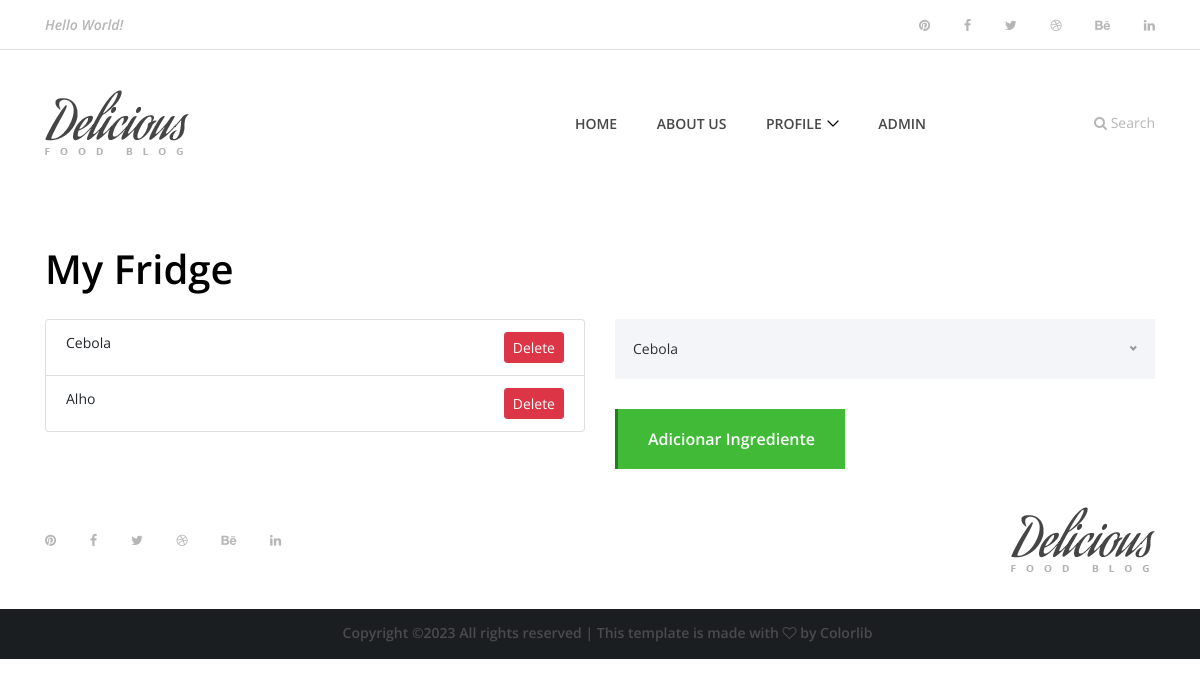
The page /fridge/ (signed in) on the database as committed earlier.
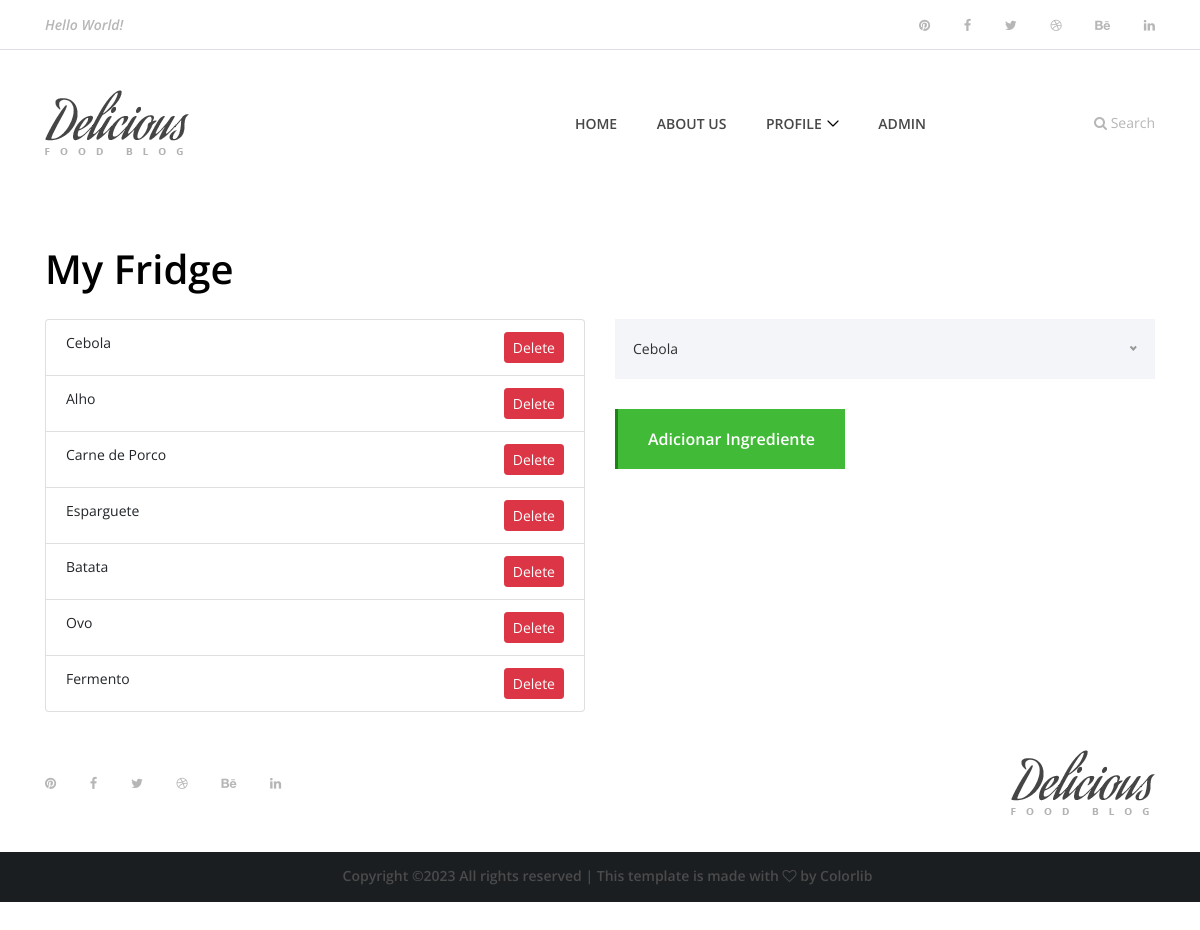
The same page on the database as committed later.
### app/models.py (models this page shows, shortened)
class Frigorifico(models.Model):
    user = models.ForeignKey(User, on_delete=models.CASCADE)
    ingredient = models.ForeignKey(Ingrediente, on_delete=models.CASCADE)
    data = models.DateField()
    checklist = models.BooleanField()
    updated = models.DateTimeField(auto_now=True)
    created = models.DateTimeField(auto_now_add=True)

class Ingrediente(models.Model):
    nome = models.CharField(max_length=255)
    categoria = models.ForeignKey(CategoriaIngrediente, on_delete=models.SET_NULL, null=True)
    icon = models.CharField(max_length=255,null=True, blank=True)
    calorias = models.IntegerField(null=True, blank=True)

### app/views.py (the view)
# urls.py: path('fridge/', views.fridge, name ="fridge"),
def fridge(request):
    user = request.user  # Obtém o usuário logado
    frigorifico_itens = Frigorifico.objects.filter(user=user)
    ingredients = Ingrediente.objects.all()
    form = FridgeForm()  # Crie uma instância do formulário FridgeForm
    context = {'frigorifico_itens': frigorifico_itens, 'ingredients': ingredients, 'form': form}
    return render(request, 'fridge.html', context)

### app/templates/fridge.html (shortened to what this page needs)
{% extends 'main.html' %}
{% block content %}
<div class="container">
    <h1 class="mt-5">My Fridge</h1>
    <div class="row mt-4">
        <div class="col-lg-6">
            <ul class="list-group">
                {% for item in frigorifico_itens %}
                <li class="list-group-item">
                    {{ item.ingredient.nome }}
                    <a href="{% url 'delete_item' item.id %}" class="btn btn-danger btn-sm float-right">Delete</a>
                </li>
                {% empty %}
                <li class="list-group-item">Your fridge is empty.</li>
                {% endfor %}
            </ul>
        </div>
        <div class="col-lg-6">
            <form method="post" action="{% url 'add_ingredient_to_fridge' %}">
                <button type="submit" class="btn delicious-btn mt-30">Adicionar Ingrediente</button>
            </form>
        </div>
    </div>
</div>
{% endblock content %}

### app/templates/main.html (shortened to what this page needs)
{% load static %}
<head>
    <link rel="stylesheet" type="text/css" href="{% static 'style.css' %}">
</head>
<body>
    <div class="search-wrapper">
        <div class="container">
            <div class="row">
                <div class="col-12">
                </div>
            </div>
        </div>
    </div>
    <header class="header-area">
        <div class="top-header-area">
            <div class="container h-100">
                <div class="row h-100 align-items-center justify-content-between">
                    <div class="col-12 col-sm-6">
                        <div class="breaking-news">
                            <div id="breakingNewsTicker" class="ticker">
                                <ul>
                                    <li><a href="#">Hello World!</a></li>
                                </ul>
                            </div>
                        </div>
                    </div>
                    <div class="col-12 col-sm-6">
                        <div class="top-social-info text-right">
                            <a href="#"><i class="fa fa-pinterest" aria-hidden="true"></i></a>
                            <a href="#"><i class="fa fa-facebook" aria-hidden="true"></i></a>
                            <a href="#"><i class="fa fa-twitter" aria-hidden="true"></i></a>
                            <a href="#"><i class="fa fa-dribbble" aria-hidden="true"></i></a>
                            <a href="#"><i class="fa fa-behance" aria-hidden="true"></i></a>
                            <a href="#"><i class="fa fa-linkedin" aria-hidden="true"></i></a>
                        </div>
                    </div>
                </div>
            </div>
        </div>
        <div class="delicious-main-menu">
            <div class="classy-nav-container breakpoint-off">
                <div class="container">
                    <nav class="classy-navbar justify-content-between" id="deliciousNav">
                        <a class="nav-brand" href="{% url 'index' %}"><img src="{% static 'img/core-img/logo.png' %}" alt=""></a>
                        <div class="classy-menu">
                            <div class="classynav">
                                <ul>
                                    <li class="{% if request.resolver_match.url_name == 'index' %}active{% endif %}"><a href="{% url 'index' %}">Home</a></li>
                                    <li class="{% if request.resolver_match.url_name == 'about' %}active{% endif %}"><a href="{% url 'about' %}">About us</a></li>
                                    {% if user.is_authenticated %}
                                        <li><a href="#">Profile</a>
                                    </li>
                                    {% else %}
                                        <li class="{% if request.resolver_match.url_name == 'loginp' or request.resolver_match.url_name == 'signin' or request.resolver_match.url_name == 'signup' %}active{% endif %}"><a href="{% url 'loginp' %}">Login / Register</a></li>
                                    {% endif %}
                                    {% if user.is_superuser%}
                                    <li class="{% if request.resolver_match.url_name == 'adminPage' %}active{% endif %}"><a href="{% url 'adminPage' %}">Admin</a></li>
                                    {% endif %}
                                </ul>
                                <div class="search-btn">
                                    <i class="fa fa-search" aria-hidden="true"></i> Search
                                </div>
                            </div>
                        </div>
                    </nav>
                </div>
            </div>
        </div>
    </header>
    {% block content %}
    {% endblock %}
    <footer class="footer-area">
        <div class="container h-100">
            <div class="row h-100">
                <div class="col-12 h-100 d-flex flex-wrap align-items-center justify-content-between">
                    <div class="footer-social-info text-right">
                        <a href="#"><i class="fa fa-pinterest" aria-hidden="true"></i></a>
                        <a href="#"><i class="fa fa-facebook" aria-hidden="true"></i></a>
                        <a href="#"><i class="fa fa-twitter" aria-hidden="true"></i></a>
                        <a href="#"><i class="fa fa-dribbble" aria-hidden="true"></i></a>
                        <a href="#"><i class="fa fa-behance" aria-hidden="true"></i></a>
                        <a href="#"><i class="fa fa-linkedin" aria-hidden="true"></i></a>
                    </div>
                    <div class="footer-logo">
                        <a href="{% url 'index' %}"><img src="{% static 'img/core-img/logo.png' %}" alt=""></a>
                    </div>
                </div>
            </div>
        </div>
    </footer>
    <footer class="footer-area" style="background-color: #1b1e21; height: 50px">
        <div class="container h-100">
            <div class="row h-100">
                <div class="col-12 h-100 flex-wrap align-items-center justify-content-between" style="text-align: center; padding: 10px">
                    <p>
                        Copyright &copy;<script>document.write(new Date().getFullYear());</script> All rights reserved | This template is made with <i class="fa fa-heart-o" aria-hidden="true"></i> by <a href="https://colorlib.com" target="_blank">Colorlib</a>
                    </p>
                </div>
            </div>
        </div>
    </footer>
</body>

### app/static/style.css (style rules this page uses)
* { margin: 0; padding: 0; }
body { font-family: "Open Sans", sans-serif; font-size: 14px; }
h1, h2, h3, h4, h5, h6 { color: #000000; line-height: 1.3; font-weight: 600; }
p { color: #9b9b9b; font-size: 14px; line-height: 2; font-weight: 400; }
a, a:hover, a:focus { -webkit-transition-duration: 500ms; transition-duration: 500ms; text-decoration: none; outline: 0 solid transparent; color: #000000; font-weight: 600; font-size: 14px; color: #474747; }
ul, ol { margin: 0; }
ul li, ol li { list-style: none; }
img { height: auto; max-width: 100%; }
.mt-30 { margin-top: 30px !important; }
.delicious-btn { display: inline-block; min-width: 160px; height: 60px; color: #ffffff; border: none; border-left: 3px solid #1c8314; border-radius: 0; padding: 0 30px; font-size: 16px; line-height: 58px; font-weight: 600; -webkit-transition-duration: 500ms; transition-duration: 500ms; text-transform: capitalize; background-color: #40ba37; }
.search-wrapper { width: 100%; height: 70px; position: fixed; z-index: 200; top: -80px; left: 0; background-color: #40ba37; -webkit-transition-duration: 700ms; transition-duration: 700ms; }
.header-area { position: relative; z-index: 100; width: 100%; }
.header-area .top-header-area { width: 100%; height: 50px; background-color: #ffffff; border-bottom: 1px solid #dddee9; }
.header-area .top-header-area .breaking-news { position: relative; z-index: 1; }
.header-area .top-header-area .breaking-news .ticker { width: 100%; text-align: left; position: relative; overflow: hidden; }
.header-area .top-header-area .breaking-news .ticker ul { width: 100%; position: relative; z-index: 1; }
.header-area .top-header-area .breaking-news .ticker ul li { display: none; width: 100%; }
.header-area .top-header-area .breaking-news .ticker ul li a { font-size: 14px; color: #b6b6b6; font-style: italic; }
.header-area .top-header-area .top-social-info a { display: inline-block; color: #b6b6b6; font-size: 13px; margin-right: 30px; }
.header-area .top-header-area .top-social-info a:last-child { margin-right: 0; }
.header-area .delicious-main-menu { position: relative; width: 100%; z-index: 100; height: 145px; }
.header-area .delicious-main-menu .classy-nav-container { background-color: transparent; }
.header-area .delicious-main-menu .classy-navbar { height: 145px; padding: 0; }
.header-area .delicious-main-menu .classy-navbar .classynav ul li a { font-weight: 600; }
.header-area .delicious-main-menu .classy-navbar .classynav > ul > li > a { text-transform: uppercase; padding: 12px 18px 11px; background-color: transparent; border-bottom: 3px solid transparent; line-height: 1; color: #474747; font-weight: 600; }
.header-area .delicious-main-menu .classynav .search-btn { color: #b6b6b6; margin-left: 150px; cursor: pointer; -webkit-transition-duration: 500ms; transition-duration: 500ms; }
.header-area .delicious-main-menu .classynav .search-btn i { -webkit-transition-duration: 500ms; transition-duration: 500ms; }
.footer-area { position: relative; z-index: 1; width: 100%; height: 140px; background-color: #ffffff; }
.footer-area .footer-social-info { padding-right: 15px; }
.footer-area .footer-social-info a { display: inline-block; color: #b6b6b6; font-size: 13px; margin-right: 30px; }
.footer-area .footer-social-info a:last-child { margin-right: 0; }
.footer-area p { color: #4b4b4b; font-weight: 600; margin-bottom: 0; padding-left: 15px; }
.footer-area p a { color: #4b4b4b; font-weight: 600; }

Rows that differ between the two databases and show on the page:
added Frigorifico: ingredient.nome "Carne de Porco"
added Frigorifico: ingredient.nome "Esparguete"
added Frigorifico: ingredient.nome "Batata"
added Frigorifico: ingredient.nome "Ovo"
added Frigorifico: ingredient.nome "Fermento"
